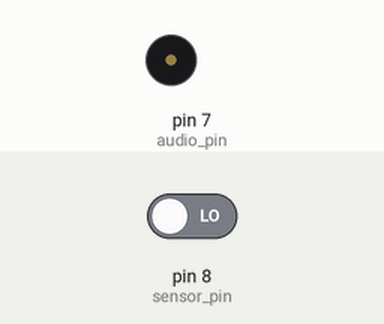
Bench run of a sketch on a simulated Arduino Uno, built with avr-gcc and run on an emulated ATmega328P. Parts: buzzer (waves = sounding). Inputs (shaded band) come from the test bench; at power-on: pin 8 (sensor_pin) LOW. What the sketch prints to the serial monitor is not drawn.

Above: at 2.2 s.
2.3 s: pin 8 (sensor_pin) driven HIGH
At 3.0 s:
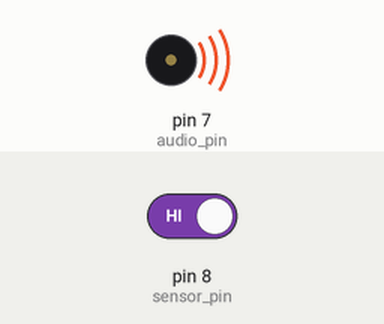
Timing chart, 0 to 5.3 s (numbered marks = the images above; inputs shaded):
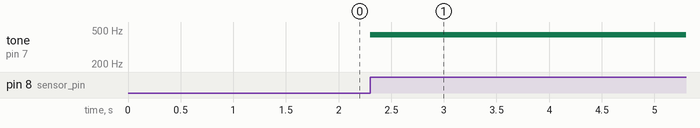

The sketch:

motion_detector_test.ino
```cpp
const int sensor_pin = 8;
int audio_pin = 7;

void setup() {
  Serial.begin(9600);
  delay(1000);
}

void loop() {
  // Get sensor value
  int sensor_value = digitalRead(sensor_pin);

  // Make a sound if something is detected
    if (sensor_value){
        tone(audio_pin, 440, 10);
    }

  // Print on serial
  Serial.println(sensor_value);
  delay(10);
}
```

Measured:
- after the input at 2.3 s, tone on pin 7 (audio_pin): silent → 440 Hz at once
